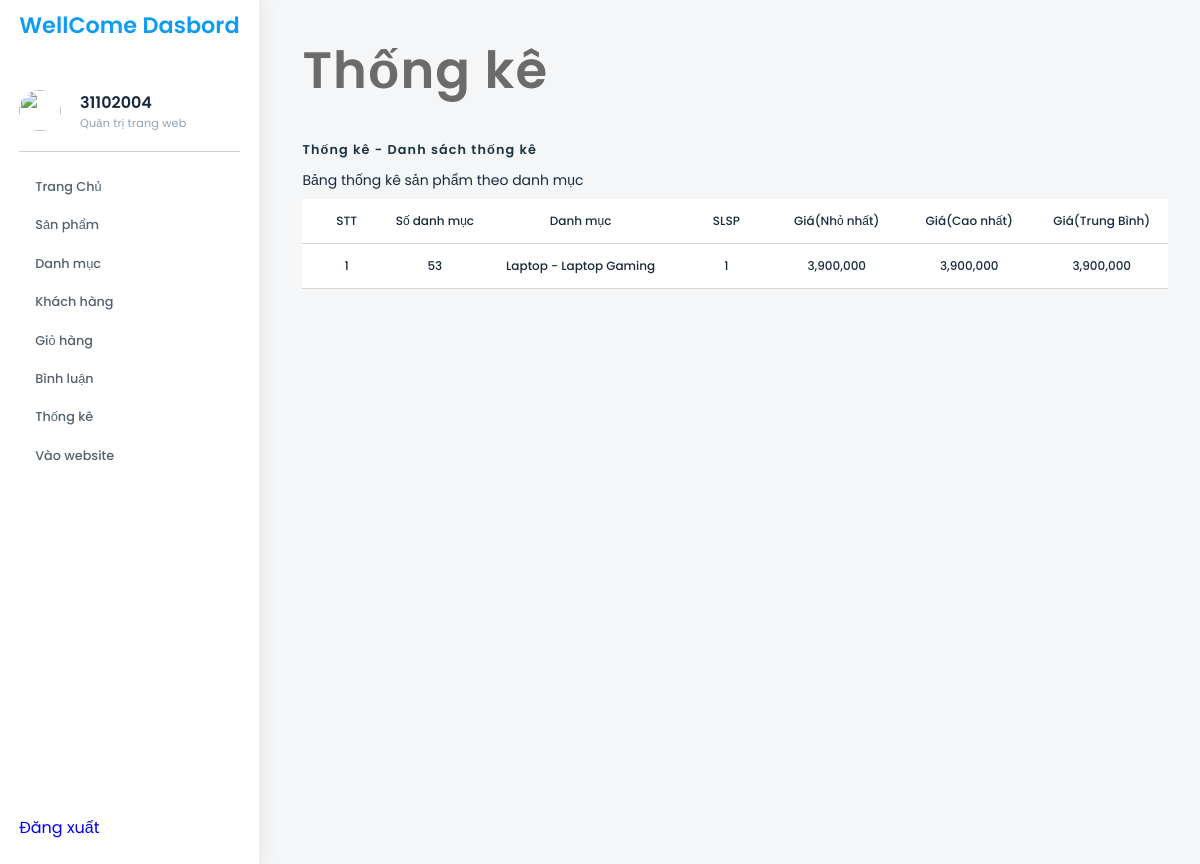
Screenshot of /admin/index.php?act=thongke (signed in) with the database file from the repository.
### tables this page shows
CREATE TABLE `danhmuc` (
  `id_danhmuc` int(11) NOT NULL,
  `ten_danhmuc` varchar(150) NOT NULL,
  `icon` text DEFAULT NULL
);

### dao/pdo.php (called while the page is built, shortened)
<?php
function pdo_get_connection(){
    $dburl = "mysql:host=localhost;dbname=thuongmaidientu;charset=utf8";
    $username = 'root';
    $password = '';
    $conn = new PDO($dburl, $username, $password);
    $conn->setAttribute(PDO::ATTR_ERRMODE, PDO::ERRMODE_EXCEPTION);
    return $conn;
}
function pdo_query($sql){
    $sql_args = array_slice(func_get_args(), 1);
    try{
        $conn = pdo_get_connection();
        $stmt = $conn->prepare($sql);
        $stmt->execute($sql_args);
        $rows = $stmt->fetchAll();
        return $rows;
    }
    catch(PDOException $e){
        throw $e;
    }
    finally{
        unset($conn);
    }
}

### dao/thong-ke.php (called while the page is built, shortened)
<?php
require_once 'pdo.php';
function thong_ke_hang_hoa(){
    $sql = "SELECT dm.id_danhmuc as id, dm.ten_danhmuc as ten_danhMuc,"
            . " COUNT(*) so_luong,"
            . " MIN(sp.price) gia_min,"
            . " MAX(sp.price) gia_max,"
            . " AVG(sp.price) gia_avg"
            . " FROM db_sanPham sp"
            . " JOIN danhmuc dm ON dm.id_danhmuc=sp.id_danhmuc "
            . " GROUP BY dm.id_danhmuc, dm.ten_danhmuc";
    return pdo_query($sql);
}

### admin/thongke/thongke.php (the view, shortened to what this page needs)
<section class="admin-column_right">
    <h2 class="admin-column_right--title">Thống kê</h2>
    <span class="admin-column_right--linked"><b>Thống kê</b> - Danh sách thống kê</span>
    <div class="table table-category">
        <h1 style="font-size: 14px; color:#192A3E;
        margin-bottom:12px;">Bảng thống kê sản phẩm theo danh mục</h1>
        <table>
            <tr>
                <th>STT</th>
                <th>Số danh mục</th>
                <th>Danh mục</th>
                <th>SLSP</th>
                <th>Giá(Nhỏ nhất)</th>
                <th>Giá(Cao nhất)</th>
                <th>Giá(Trung Bình)</th>
            </tr>
            <?php
            $i   = 1;
            foreach ($tksps as $tksp) :
            ?>
                <tr>
                    <th style=" vertical-align: middle !important; width: 10%;"><?php echo $i ?></th>
                    <th style=" vertical-align: middle !important; width: 10%;"><?php echo $tksp["id"] ?></th>
                    <th class="id" style=" vertical-align: middle !important; width: 23%;"><?php echo $tksp["ten_danhMuc"] ?></th>
                    <th style=" vertical-align: middle !important; width: 10%;"><?php echo $tksp["so_luong"] ?> </th>
                    <th style=" vertical-align: middle !important; width: 15%;"><?php echo number_format($tksp["gia_min"], 0) ?></th>
                    <th style=" vertical-align: middle !important; width: 15%;"><?php echo number_format($tksp["gia_max"], 0) ?></th>
                    <th style="vertical-align: middle !important;width:15%;"><?php echo number_format($tksp["gia_avg"], 0) ?></th>
                </tr>
            <?php ++$i;
            endforeach ?>
        </table>
        <div id="piechart" style="width: 100%; height: 500px;"></div>
    </div>
</section>

### asset/style.css (style rules this page uses)
html { font-size: 100% !important; }
* { font-family: 'Poppins', sans-serif !important; }
body { background-color: #f5f6f8; }
.admin-column_right { margin-left: 16.9rem; position: relative; height: 100vh; flex: 1; }
.admin-column_right { padding: 2rem; }
.admin-column_right--title { color: #6B6B6B; font-size: 3.2rem; margin-bottom: 2rem; font-weight: 600; letter-spacing: 0.07rem; line-height: normal; }
.admin-column_right--linked { color: #109CF1; font-weight: 600; font-size: 0.8rem; letter-spacing: 0.07rem; padding-bottom: 1.5rem; color: #1a3342; }
table { width: 100%; background-color: white; position: relative; }
.table { margin-top: 1rem; border-radius: 2rem; }
.table-category tr:nth-child(2n) th:nth-child(1) { width: 10%; }
.table-category tr:nth-child(2n) th:nth-child(2) { width: 20%; }
.table-category tr:nth-child(2n) th:nth-child(3) { width: 45%; }
.table-category tr:nth-child(2n) th:nth-child(4) { width: 25%; }
table tr th { font-size: 0.9rem; color: #192A3E; padding: 1rem 0; border-bottom: 1px solid #ccccccd2; font-weight: 500; font-size: 12px; }
table tr:nth-child(1) { color: #192A3E; }
th { vertical-align: middle !important; }
#piechart { height: 400px !important; }

### rows the page displays
danhmuc: id_danhmuc "53", ten_danhmuc "Laptop - Laptop Gaming", so_luong "1", gia_min "3,900,000", gia_max "3,900,000", gia_avg "3,900,000"

### other values shown
$_SESSION["user"]["name"] "31102004"
